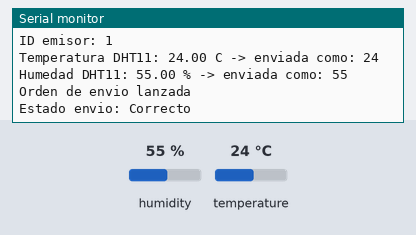
Bench run of a sketch on a simulated ESP32. Parts: the last lines printed to the serial monitor. The test bench sets the inputs (shaded band); at power-on: humidity 55 %, temperature 24 °C.

Above: at 7.2 s.
7.3 s: humidity set to 22 %
At 9.2 s:
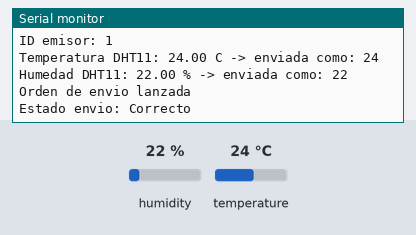
10.5 s: temperature set to 12 °C
13.7 s: humidity set to 40 %
At 16.9 s:
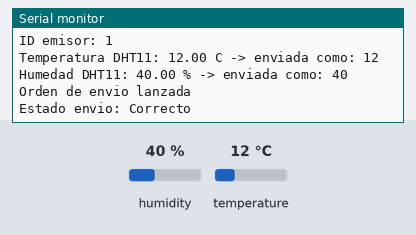
Timing chart, 0 to 18.4 s (numbered marks = the images above; inputs shaded):
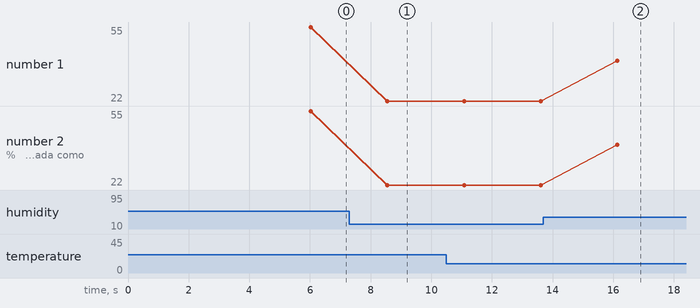

Measured:
- after the input at 7.3 s, the serial monitor: prints a new line after 1.3 s (image 1)
- after the input at 13.7 s, the serial monitor: prints a new line after 2.4 s (image 2)
- plotted number 1: 55 → 22 after the input at 7.3 s, 22 → 40 after the input at 13.7 s
- plotted number 2: 55 → 22 after the input at 7.3 s, 22 → 40 after the input at 13.7 s

The sketch:

emisor_dht11.ino
```cpp
#include <WiFi.h>
#include <esp_now.h>
#include <DHT.h>

#define DHTPIN 0
#define DHTTYPE DHT11

DHT dht(DHTPIN, DHTTYPE);

#include "receiver_mac.h"

typedef struct struct_message {
  uint8_t id;
  uint8_t temperatura;
  uint8_t humedad;
} struct_message;

struct_message datosEnviar;

esp_now_peer_info_t peerInfo;

void onDataSent(const wifi_tx_info_t *tx_info, esp_now_send_status_t status) {
  Serial.print("Estado envio: ");
  Serial.println(status == ESP_NOW_SEND_SUCCESS ? "Correcto" : "Error");
}

void setup() {
  Serial.begin(115200);
  delay(3000);

  Serial.println();
  Serial.println("Iniciando ESP32 emisora 1 con DHT11...");

  dht.begin();
  delay(2000);

  WiFi.mode(WIFI_STA);
  delay(1000);

  Serial.print("MAC de esta ESP32 emisora 1: ");
  Serial.println(WiFi.macAddress());

  if (esp_now_init() != ESP_OK) {
    Serial.println("Error inicializando ESP-NOW");
    return;
  }

  esp_now_register_send_cb(onDataSent);

  memset(&peerInfo, 0, sizeof(peerInfo));
  memcpy(peerInfo.peer_addr, receiverAddress, 6);
  peerInfo.channel = 0;
  peerInfo.encrypt = false;

  if (esp_now_add_peer(&peerInfo) != ESP_OK) {
    Serial.println("Error añadiendo peer");
    return;
  }

  Serial.println("ESP32 emisora 1 lista");
}

void loop() {
  float h = dht.readHumidity();
  float t = dht.readTemperature();

  if (isnan(h) || isnan(t)) {
    Serial.println("Error leyendo DHT11");
    delay(2500);
    return;
  }

  datosEnviar.id = 1;
  datosEnviar.temperatura = (uint8_t)t;
  datosEnviar.humedad = (uint8_t)h;

  Serial.print("ID emisor: ");
  Serial.println(datosEnviar.id);

  Serial.print("Temperatura DHT11: ");
  Serial.print(t);
  Serial.print(" C -> enviada como: ");
  Serial.println(datosEnviar.temperatura);

  Serial.print("Humedad DHT11: ");
  Serial.print(h);
  Serial.print(" % -> enviada como: ");
  Serial.println(datosEnviar.humedad);

  esp_err_t result = esp_now_send(receiverAddress, (uint8_t *)&datosEnviar, sizeof(datosEnviar));

  if (result == ESP_OK) {
    Serial.println("Orden de envio lanzada");
  } else {
    Serial.println("Error al lanzar envio");
  }

  delay(2500);
}
```

receiver_mac.example.h
```cpp
#pragma once

uint8_t receiverAddress[] = {0x00, 0x00, 0x00, 0x00, 0x00, 0x00};
```
